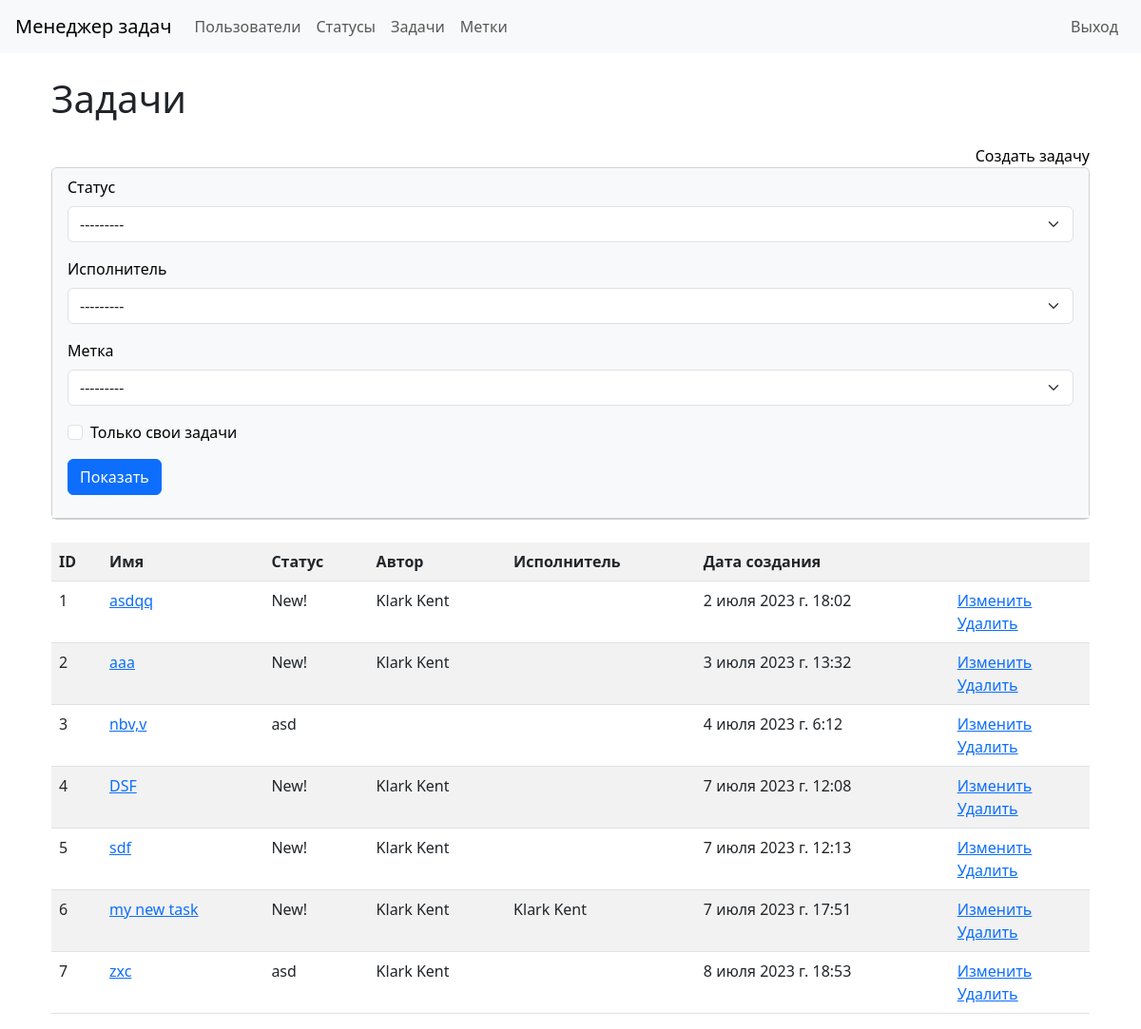
/tasks/ (signed in), run on an earlier commit of the app's database.
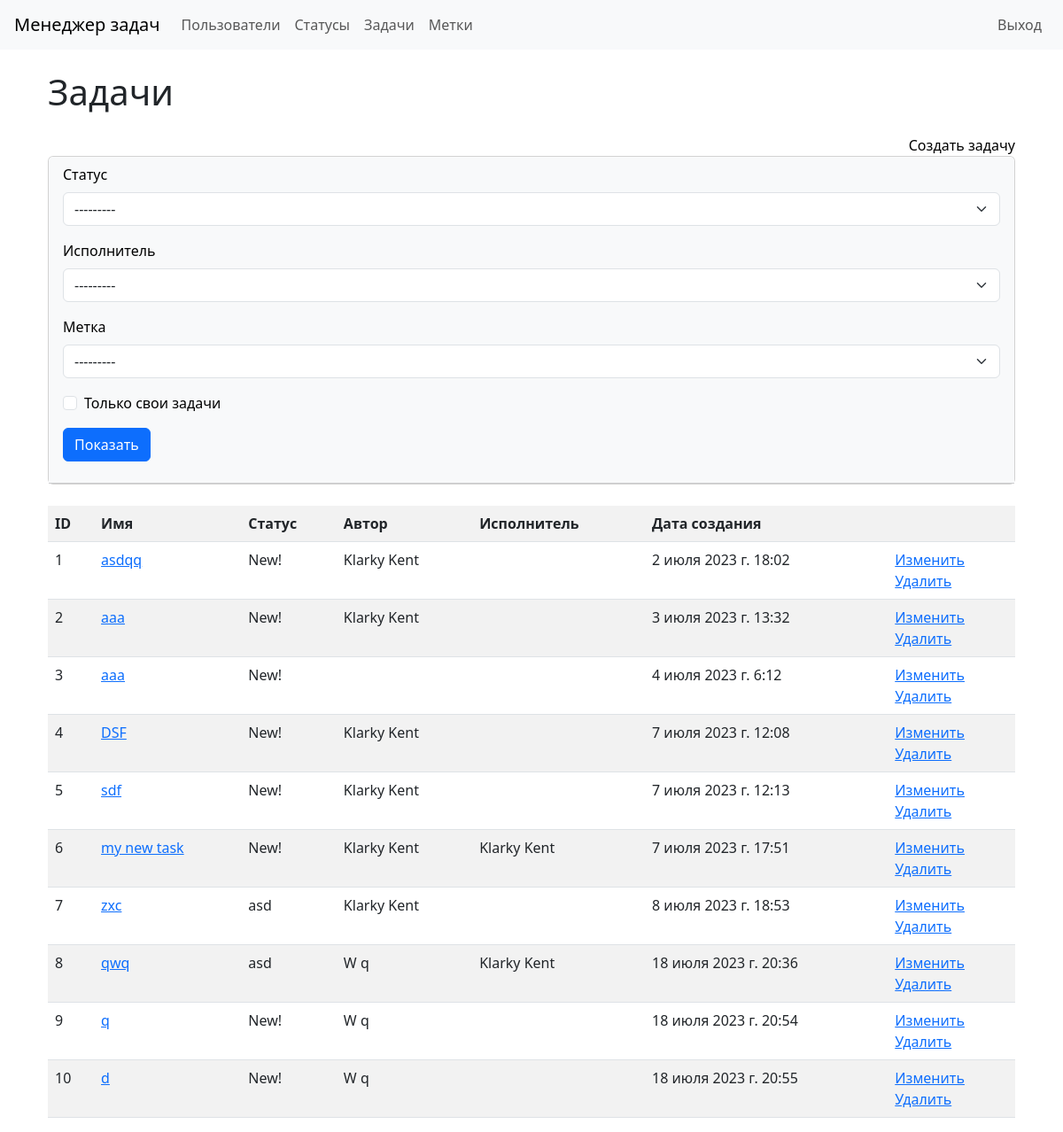
And on a later commit of the database.
### task_manager/tasks/models.py (models this page shows)
class TasksModel(models.Model):
    name = models.CharField(max_length=100)
    description = models.TextField()
    timestamp = models.DateTimeField(auto_now_add=True)
    status = models.ForeignKey(StatusModel, on_delete=models.PROTECT,
                               related_name='status_id')
    author = models.ForeignKey(User, on_delete=models.PROTECT,
                               related_name='author_id')
    executor = models.ForeignKey(User, on_delete=models.PROTECT,
                                 related_name='executor_id', null=True)
    labels = models.ManyToManyField(LabelModel)
    def __str__(self):
        return self.name

### task_manager/statuses/models.py (models this page shows)
class StatusModel(models.Model):
    name = models.CharField(
        max_length=100, unique=True,
        error_messages={'unique': "Это имя уже существует."})
    timestamp = models.DateTimeField(auto_now_add=True)
    def __str__(self):
        return self.name

### task_manager/tasks/views.py (the view)
class TaskListView(AppLoginMixin, FilterView, ListView):
    template_name = 'tasks/tasks.html'
    model = TasksModel
    filterset_class = FilterForm
    context_object_name = 'tasks'

### task_manager/labels/models.py (called while the page is built)
    def __str__(self):
        return self.name

### task_manager/tasks/templates/tasks/tasks.html
{% extends "base.html" %}
{% load bootstrap4 %}
{% load i18n %}
{% block main %}
<div class="container wrapper flex-grow-1">
    <h1 class="my-4">{% trans "Tasks" %}</h1>
    <a class="d-flex justify-content-end text-black text-decoration-none" href="{% url 'create_task' %}">{% trans "Create task" %}</a>
    <div class="card">
        <div class="card-header bg-light text-black">
            <form method="get">
            {% bootstrap_form filter.form size='small' %}
            {% buttons %}<button type="submit" class="btn btn-primary mb-3">{% trans "Send" %}</button>{% endbuttons %}
            </form>
         </div>
    </div>
    <br>
    <table class="table table-striped">
        <tr>
            <th>ID</th>
            <th>{% trans "Name" %}</th>
            <th>{% trans "Status" %}</th>
            <th>{% trans "Author" %}</th>
            <th>{% trans "Executor" %}</th>
            <th>{% trans "Create at" %}</th>
            <th></th>
        </tr>
        {% for task in object_list %}
        <tr>
            <td>{{ task.id }}</td>
            <td><a href="{% url 'view_task' pk=task.id %}" >{{ task }}</a></td>
            <td>{{ task.status }}</td>
            <td>{{ task.author.first_name }} {{ task.author.last_name }}</td>
            <td>{% if task.executor %}
                    {{ task.executor.first_name }} {{ task.executor.last_name }}
                {%  endif %}
            </td>
            <td>{{ task.timestamp }}</td>
            <td><a href="{% url 'update_task' pk=task.id %}">{% trans "Update" %}</a><br>
                <a href="{% url 'delete_task' pk=task.id %}">{% trans "Delete" %}</a></td>
        </tr>
        {% endfor %}
    </table>
</div>
{% endblock %}

### task_manager/templates/base.html (shortened to what this page needs)
<!DOCTYPE html>
<html lang="en">
<head>
    {% load i18n %}
    <link href="https://cdn.jsdelivr.net/npm/bootstrap@5.3.0/dist/css/bootstrap.min.css" rel="stylesheet">
</head>
  <body class="d-flex flex-column min-vh-100">
        {% include 'header.html' %}
     <div class="container wrapper flex-grow-1">
            {% block main %}{% endblock %}
     </div>
  </body>
</html>

### task_manager/templates/header.html (shortened to what this page needs)
{% load i18n %}
<header class="flex-shrink-0">
  <nav class="navbar navbar-expand-md navbar-light bg-light px-3">
    <a class="navbar-brand" href="/">
      {% trans "Task Manager" %}
    </a>
    <div id="navbarNav " class="w-100">
      <div class="navbar-nav w-100">
        <div class="nav-item d-flex justify-content-sm-between w-100">
          <div class="d-flex">
            <a class="nav-link " href="{% url 'user_list' %}">{% trans "Users" %}</a>
            {% if request.user.is_authenticated %}
            <a class="nav-link " href="{% url 'status_list' %}">{% trans "Statuses" %}</a>
            <a class="nav-link " href="{% url 'task_list' %}">{% trans "Tasks" %}</a>
            <a class="nav-link " href="{% url 'label_list' %}">{% trans "labels" %}</a>
            {% endif %}
          </div>
          <div class="d-flex">
            {% if request.user.is_authenticated %}
              <form action="/logout/" method="post">
                <input class="btn nav-link" type="submit" value="{% trans 'Log Out' %}">
              </form>
            {% else %}
              <a class="nav-link " href="{% url 'create_user' %}">{% trans "Sign Up" %}</a>
              <a class="nav-link " href="{% url 'login' %}">{% trans "Log In" %}</a>
            {% endif %}
          </div>
        </div>
      </div>
    </div>
  </nav>
</header>

What changed in the data, as far as the page shows it:
changed TasksModel "asdqq": author.first_name "Klark" → "Klarky"
changed through a linked row, TasksModel "3 июля 2023 г. 13:32": author.first_name "Klark" → "Klarky"
changed TasksModel "4 июля 2023 г. 6:12": name "nbv,v" → "aaa"; status "asd" → "New!"
changed through a linked row, TasksModel "DSF": author.first_name "Klark" → "Klarky"
changed through a linked row, TasksModel "sdf": author.first_name "Klark" → "Klarky"
changed through a linked row, TasksModel "my new task": author.first_name "Klark" → "Klarky"; executor.first_name "Klark" → "Klarky"
changed through a linked row, TasksModel "zxc": author.first_name "Klark" → "Klarky"
added TasksModel: id "8", name "qwq", status "asd", author.first_name "W", author.last_name "q", executor.first_name "Klarky", executor.last_name "Kent", timestamp "18 июля 2023 г. 20:36"
added TasksModel: id "9", name "q", status "New!", author.first_name "W", author.last_name "q", timestamp "18 июля 2023 г. 20:54"
added TasksModel: id "10", name "d", status "New!", author.first_name "W", author.last_name "q", timestamp "18 июля 2023 г. 20:55"
